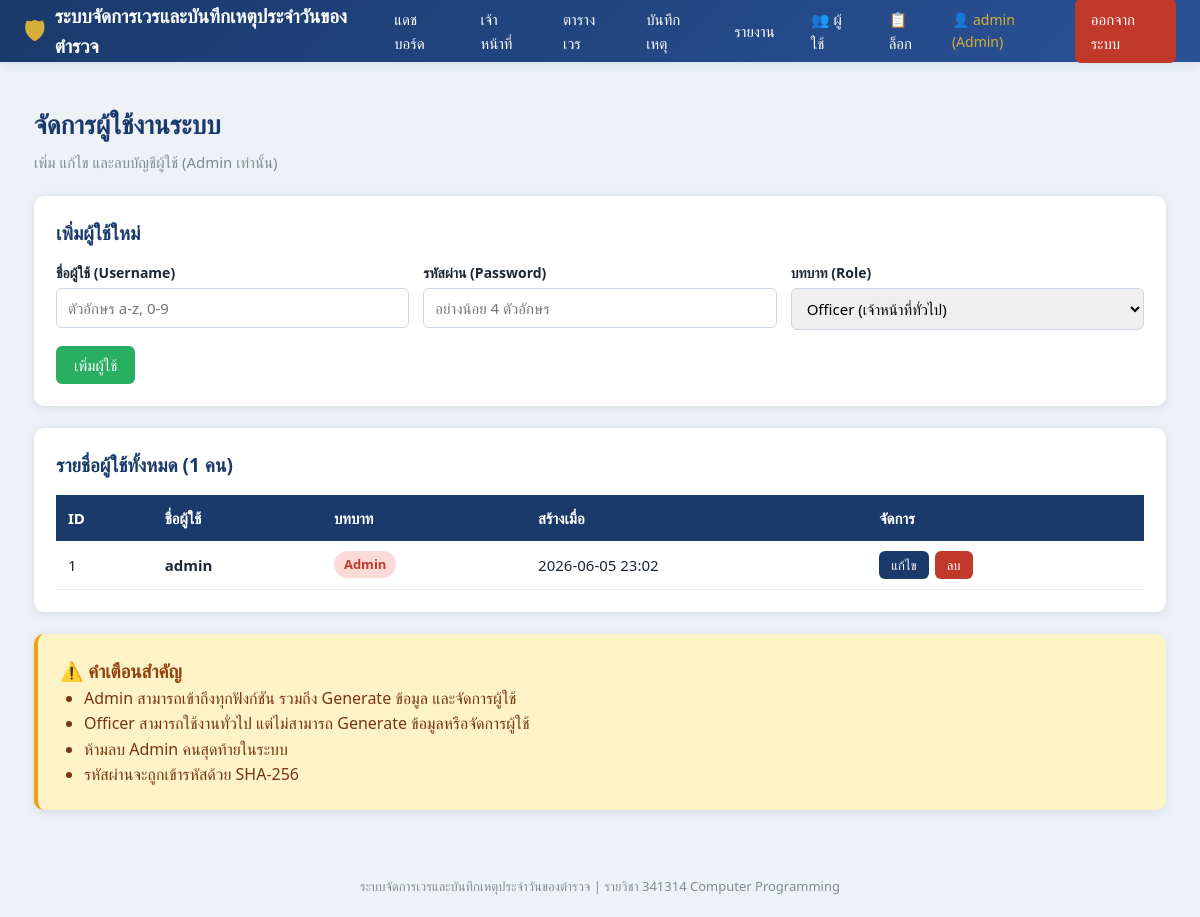
The app's page /users (signed in) with its own data.
### tables this page shows
CREATE TABLE users (
            id            INTEGER PRIMARY KEY AUTOINCREMENT,
            username      TEXT NOT NULL UNIQUE,
            password_hash TEXT NOT NULL,
            role          TEXT NOT NULL DEFAULT 'officer',
            created_at    TEXT NOT NULL
        );

### app.py (the view)
@app.route("/users")
@admin_required
def users():
    all_users = db.get_all_users()
    return render_template("users.html", users=all_users)

### app.py (called while the page is built)
def admin_required(view):
    @functools.wraps(view)
    def wrapped_view(*args, **kwargs):
        if "user_id" not in session:
            flash("กรุณาเข้าสู่ระบบก่อนใช้งาน", "warning")
            return redirect(url_for("login"))
        if session.get("role") != "admin":
            flash("คุณไม่มีสิทธิ์เข้าถึงหน้านี้ (Admin เท่านั้น)", "danger")
            return redirect(url_for("dashboard"))
        return view(*args, **kwargs)
    return wrapped_view

### db.py (called while the page is built)
def get_connection():
    if USE_POSTGRES:
        conn = psycopg2.connect(DATABASE_URL)
        return conn
    else:
        conn = sqlite3.connect(SQLITE_PATH, timeout=10)
        conn.row_factory = sqlite3.Row
        conn.execute("PRAGMA foreign_keys = ON;")
        conn.execute("PRAGMA journal_mode = WAL;")
        return conn

def _dict_cursor(conn):
    if USE_POSTGRES:
        return conn.cursor(cursor_factory=psycopg2.extras.RealDictCursor)
    return conn.cursor()

def _row_to_dict(row):
    if row is None:
        return None
    return dict(row)

def get_all_users():
    conn = get_connection()
    cur = _dict_cursor(conn)
    cur.execute("SELECT id, username, role, created_at FROM users ORDER BY id;")
    rows = [_row_to_dict(r) for r in cur.fetchall()]
    conn.close()
    return rows

### templates/users.html (shortened to what this page needs)
{% extends "base.html" %}
{% block content %}
<div class="page-title">จัดการผู้ใช้งานระบบ</div>
<div class="page-subtitle">เพิ่ม แก้ไข และลบบัญชีผู้ใช้ (Admin เท่านั้น)</div>
<div class="card">
    <h2>เพิ่มผู้ใช้ใหม่</h2>
    <form method="POST" action="{{ url_for('users_add') }}">
        <div class="form-grid">
            <div class="form-group">
                <label>ชื่อผู้ใช้ (Username)</label>
                <input type="text" name="username" required placeholder="ตัวอักษร a-z, 0-9">
            </div>
            <div class="form-group">
                <label>รหัสผ่าน (Password)</label>
                <input type="password" name="password" required placeholder="อย่างน้อย 4 ตัวอักษร">
            </div>
            <div class="form-group">
                <label>บทบาท (Role)</label>
                <select name="role" required>
                    <option value="officer">Officer (เจ้าหน้าที่ทั่วไป)</option>
                </select>
            </div>
        </div>
        <div class="form-actions">
            <button type="submit" class="btn btn-success">เพิ่มผู้ใช้</button>
        </div>
    </form>
</div>
<div class="card">
    <h2>รายชื่อผู้ใช้ทั้งหมด ({{ users|length }} คน)</h2>
    <div class="table-wrap">
    <table>
        <thead>
            <tr>
                <th>ID</th>
                <th>ชื่อผู้ใช้</th>
                <th>บทบาท</th>
                <th>สร้างเมื่อ</th>
                <th>จัดการ</th>
            </tr>
        </thead>
        <tbody>
            {% for u in users %}
            <tr>
                <td>{{ u.id }}</td>
                <td><strong>{{ u.username }}</strong></td>
                <td>
                    {% if u.role == 'admin' %}
                        <span class="badge badge-high">Admin</span>
                    {% else %}
                        <span class="badge badge-investigating">Officer</span>
                    {% endif %}
                </td>
                <td>{{ u.created_at[:16] if u.created_at else '-' }}</td>
                <td>
                    <div class="inline-form">
                        <button type="button" class="btn btn-primary btn-sm"
                                onclick="toggleEdit('{{ u.id }}')">แก้ไข</button>
                        <form method="POST" action="{{ url_for('users_delete', user_id=u.id) }}"
                              onsubmit="return confirm('ต้องการลบผู้ใช้ {{ u.username }} หรือไม่?');">
                            <button type="submit" class="btn btn-danger btn-sm">ลบ</button>
                        </form>
                    </div>
                </td>
            </tr>
            {% else %}
            <tr><td colspan="5" style="text-align:center; color:#95a5a6;">ยังไม่มีผู้ใช้</td></tr>
            {% endfor %}
        </tbody>
    </table>
    </div>
</div>
<div class="card" style="background: #fef3c7; border-left: 4px solid #f59e0b;">
    <h3 style="margin-top: 0; color: #92400e;">⚠️ คำเตือนสำคัญ</h3>
    <ul style="margin: 0; padding-left: 1.5rem; color: #78350f;">
        <li>Admin สามารถเข้าถึงทุกฟังก์ชัน รวมถึง Generate ข้อมูล และจัดการผู้ใช้</li>
        <li>Officer สามารถใช้งานทั่วไป แต่ไม่สามารถ Generate ข้อมูลหรือจัดการผู้ใช้</li>
        <li>ห้ามลบ Admin คนสุดท้ายในระบบ</li>
        <li>รหัสผ่านจะถูกเข้ารหัสด้วย SHA-256</li>
    </ul>
</div>
{% endblock %}

### static/style.css (style rules this page uses)
:root { --primary: #1a3a6b; --secondary: #2a5298; --accent: #d4af37; --bg: #eef2f7; --white: #ffffff; --text: #1c2733; --muted: #7f8c8d; --danger: #c0392b; --success: #27ae60; --warning: #e67e22; --shadow: 0 2px 10px rgba(26, 58, 107, 0.12); }
* { margin: 0; padding: 0; box-sizing: border-box; }
body { font-family: "Segoe UI", "Sarabun", "Tahoma", sans-serif; background: var(--bg); color: var(--text); line-height: 1.6; }
.page-title { font-size: 26px; font-weight: 700; color: var(--primary); margin-bottom: 4px; }
.page-subtitle { color: var(--muted); font-size: 15px; margin-bottom: 22px; }
.card { background: var(--white); border-radius: 10px; box-shadow: var(--shadow); padding: 22px; margin-bottom: 22px; }
.card h2 { font-size: 19px; color: var(--primary); margin-bottom: 14px; }
.form-grid { display: grid; grid-template-columns: repeat(auto-fit, minmax(200px, 1fr)); gap: 14px; }
.form-group { display: flex; flex-direction: column; }
.form-group label { font-size: 14px; font-weight: 600; margin-bottom: 4px; color: var(--text); }
.form-group input, .form-group select, .form-group textarea { padding: 9px 11px; border: 1px solid #cdd6e4; border-radius: 6px; font-size: 15px; font-family: inherit; }
.form-actions { margin-top: 16px; display: flex; gap: 10px; }
.btn { border: none; border-radius: 6px; padding: 9px 18px; font-size: 15px; font-family: inherit; cursor: pointer; transition: opacity 0.2s, transform 0.1s; color: var(--white); }
.btn-primary { background: var(--primary); }
.btn-success { background: var(--success); }
.btn-danger { background: var(--danger); }
.btn-sm { padding: 5px 12px; font-size: 13px; }
.table-wrap { overflow-x: auto; }
table { width: 100%; border-collapse: collapse; font-size: 15px; }
thead th { background: var(--primary); color: var(--white); padding: 11px 12px; text-align: left; font-weight: 600; white-space: nowrap; }
tbody td { padding: 10px 12px; border-bottom: 1px solid #e8edf4; }
.badge { display: inline-block; padding: 3px 10px; border-radius: 20px; font-size: 13px; font-weight: 600; }
.badge-high { background: #fadbd8; color: #c0392b; }
.inline-form { display: flex; gap: 6px; align-items: center; }

### records on screen
users: id "1", username "admin", role "Admin", created_at "2026-06-05 23:02"

### other values on screen
{{ session.get('username') }} "admin"
{{ users|length }} "1"
